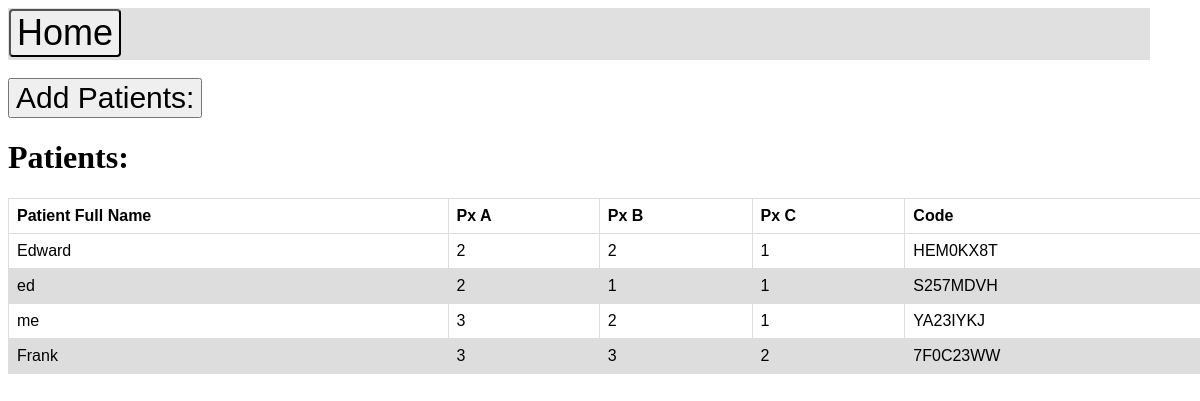
/doctorView, run on the app's committed database.
### flask_server.py (models this page shows, shortened)
class Patient(db.Model):
    id = db.Column('patient_id', db.Integer, primary_key = True)
    name = db.Column(db.String(50)) #unique=True
    dosageA = db.Column(db.Integer)
    dosageB = db.Column(db.Integer)
    dosageC = db.Column(db.Integer)
    code = db.Column(db.String(8))

### flask_server.py (the view, shortened to what this page needs)
@app.route('/doctorView', methods = ['GET', 'POST'])
def doctorView():
    return render_template('doctorView.html', patients=Patient.query.all())

### templates/doctorView.html (shortened to what this page needs)
<!DOCTYPE HTML>
<html>
    <head>
    </head>
    <body>
        <div class="navBar">
            <form action="{{url_for('home')}}">
                <button class="button1" >Home</button>
            </form>
        </div>
        <br>
        <button class = "patBut" onclick = "toggle();">Add Patients:</button>
        <table id="patientTable">
            <h1>Patients: </h1>
            <tbody>
                <thead>
                    <tr>
                        <th>Patient Full Name</th>
                        <th>Px A</th>
                        <th>Px B</th>
                        <th>Px C</th>
                        <th>Code</th>
                    </tr>
                </thead>
                {% for patient in patients %}
                <tr>
                    <td>{{ patient.name }}</td>
                    <td>{{ patient.dosageA }}</td>
                    <td>{{ patient.dosageB }}</td>
                    <td>{{ patient.dosageC }}</td>
                    <td>{{ patient.code }}</td>
                 </tr>
                {% endfor %}
            </tbody>
        </table>
    </body>
</html>

### templates/doctorView.html (style rules this page uses)
table { font-family: arial, sans-serif; border-collapse: collapse; width: 100vw; }
td, th { border: 1px solid #dddddd; text-align: left; padding: 8px; }
tr:nth-child(even) { background-color: #dddddd; }
.navBar { margin:0px; width:95vw; height:50px; border:1px solid #e0e0e0; background-color: #e0e0e0; }
.button1 { -webkit-transition-duration: 0.4s; transition-duration: 0.4s; border-radius: 4px; font-size: 36px; }
.patBut { font-size: 30px; }

### data on the page
Patient: name "Edward", dosageA "2", dosageB "2", dosageC "1", code "HEM0KX8T"
Patient: name "ed", dosageA "2", dosageB "1", dosageC "1", code "S257MDVH"
Patient: name "me", dosageA "3", dosageB "2", dosageC "1", code "YA23IYKJ"
Patient: name "Frank", dosageA "3", dosageB "3", dosageC "2", code "7F0C23WW"
